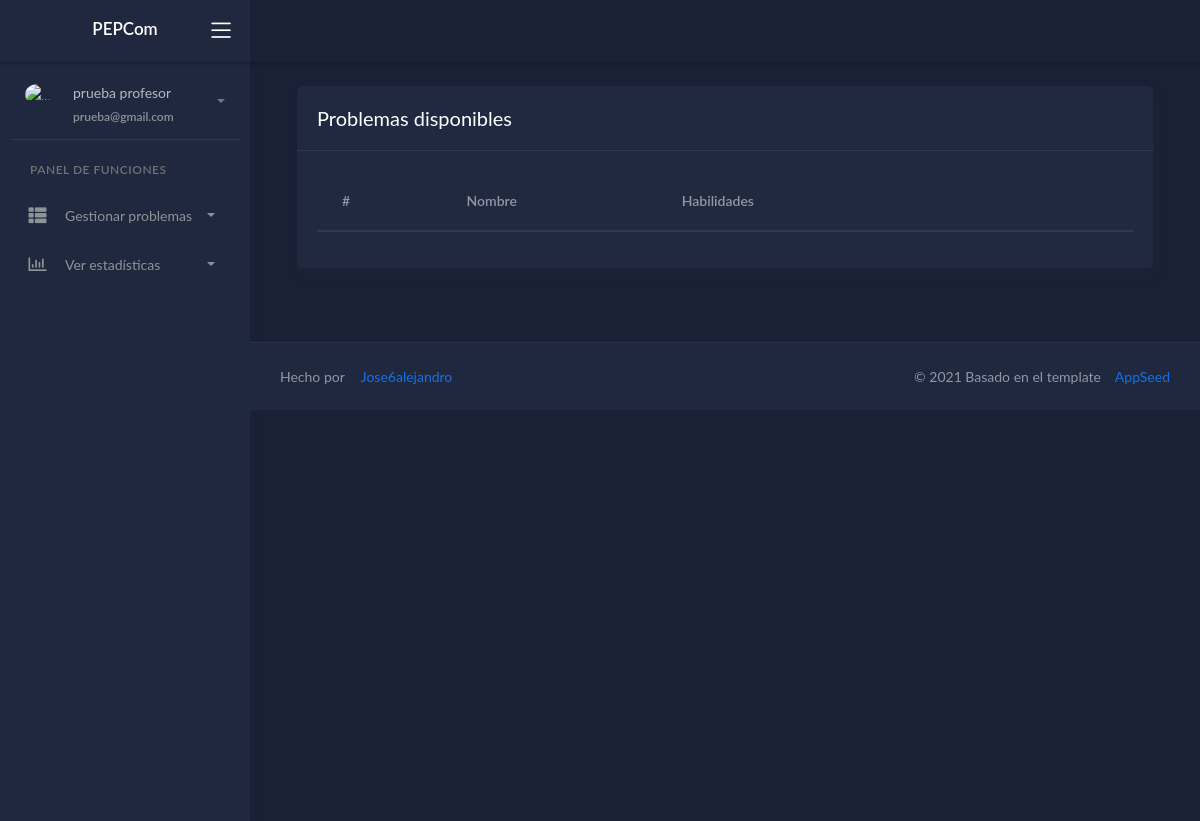
/home/read/ (signed in), run on an earlier commit of the app's database.
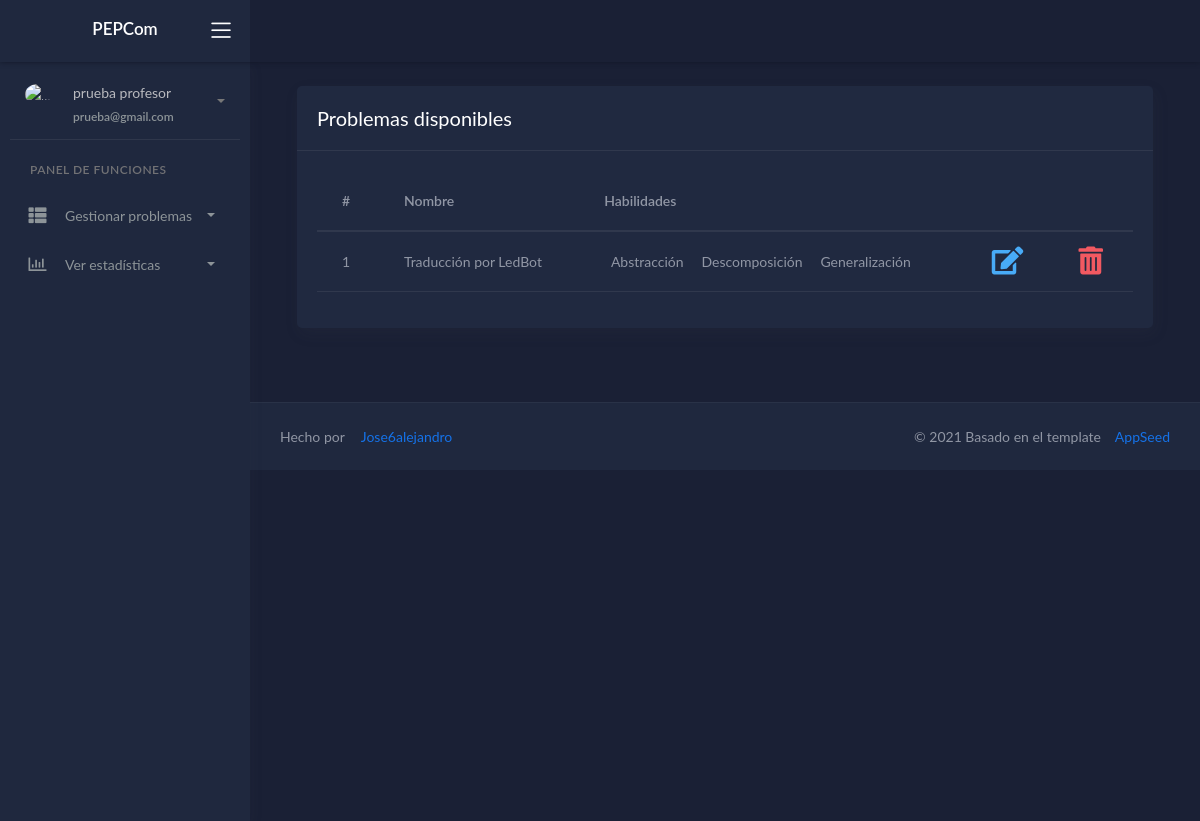
And on a later commit of the database.
### crud_problems_app/models.py (models this page shows, shortened)
class User_Create_Problem(models.Model):
   user = models.ForeignKey(User, on_delete=models.CASCADE, blank=True)
   name = models.CharField(max_length=60)
   question = models.CharField(max_length=100)
   correct_option = models.CharField(max_length=70)
   distractor1 = models.CharField(max_length=70)
   distractor2 = models.CharField(max_length=70)
   distractor3 = models.CharField(max_length=70)
   explanation = models.CharField(max_length=250)
   image = models.ImageField(upload_to=user_directory_path, null = True)
   abstraction = models.BooleanField(blank=True)
   decomposition = models.BooleanField(blank=True)
   algorithms = models.BooleanField(blank=True)
   generalization = models.BooleanField(blank=True)
   evaluation = models.BooleanField(blank=True)

### crud_problems_app/views.py (the view)
# urls.py: path('home/read/',views.read_problems, name="read"),
@login_required()
def read_problems(request):
   info_problems = User_Create_Problem.objects.filter(user_id=request.user.id)
   return render(request, 'read.html', {"info": info_problems})

### templates/read.html (shortened to what this page needs)
{% extends "layouts/base.html" %}
{% block content %}
	<div class="wrapper">
		{% include 'includes/navigation.html' %}
        {% include 'includes/sidebar.html' %}
		<div class="main-panel">
			<div class="content">
				<div class="page-inner">
				<div class="page-header">
						<div class="col-md-12">
							<div class="card">
								<div class="card-header">
									<div class="card-title">Problemas disponibles</div>
								</div>
										<div class="card-body table-responsive">
											<table class="table table-hover">
												<thead>
													<tr>
														<th scope="col">#</th>
														<th scope="col">Nombre</th>
														<th scope="col">Habilidades</th>
														<th scope="col" class="text-center"> </th>
														<th scope="col"> </th>
													</tr>
												</thead>
												<tbody>
													{% for c in info %}
														<tr>
															<td>
																{{forloop.counter}}
															</td>
															<td>
																{{c.name}}
															</td>
															<td>
																{% if c.abstraction %}
																	&nbsp; Abstracción &nbsp;
																{% endif %}
																{% if c.decomposition %}
																	&nbsp; Descomposición &nbsp;
																{% endif %}
																{% if c.generalization %}
																	&nbsp; Generalización &nbsp;
																{% endif %}
															</td>
															<td>
																<a  class="text-info" title="Editar" href="{% url 'update' c.id %}">
																	<i class="fas fa-edit fa-2x"></i>
																</a>
															</td>
															<td>
																<a class="text-danger" title="Eliminar" href="#" onclick="delete_problem({{c.id}})">
																	<i class="fas fa-trash-alt fa-2x"></i>
																</a>
															</td>
														</tr>
													{% endfor %}
												</tbody>
											</table>
										</div>
							</div>
						</div>
				</div>
				</div>
			{% include 'includes/footer.html' %}
			</div>
		</div>
	</div>
{% endblock content %}

What changed in the data, as far as the page shows it:
added User_Create_Problem: name "Traducción por LedBot", abstraction "Abstracción", decomposition "Descomposición", generalization "Generalización"
